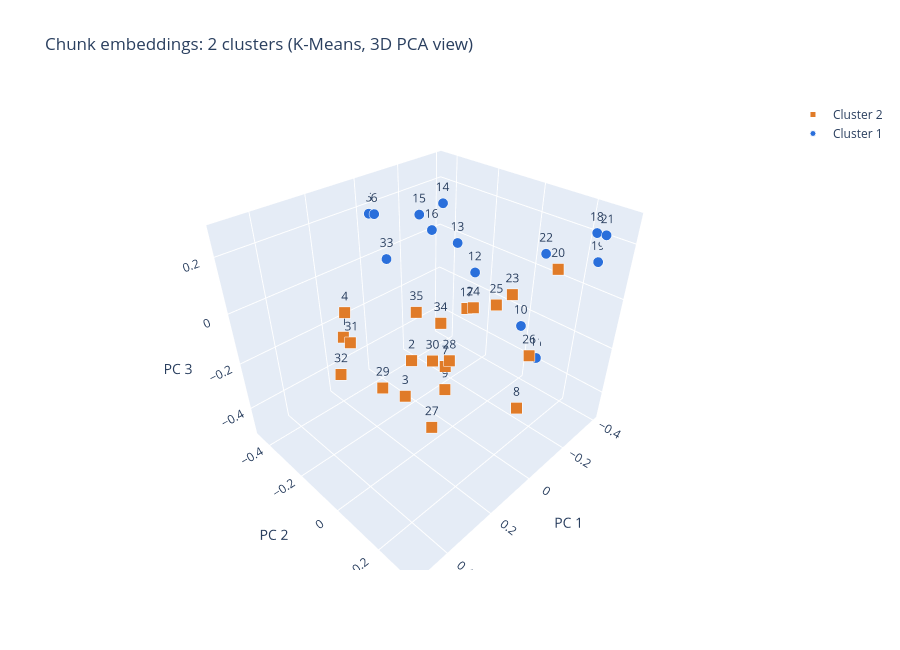

Here is the notebook cell this chart was saved with:
### Code cell
import numpy as np
import pandas as pd
import plotly.express as px
from sklearn.cluster import KMeans
from sklearn.decomposition import PCA

X = np.array(embeddings)

# 1. Find 2 clusters using the full embeddings (same as before)
labels = KMeans(n_clusters=2, random_state=42, n_init=10).fit_predict(X)

# 2. Reduce to 3D for plotting
pca = PCA(n_components=3)
coords = pca.fit_transform(X)

df = pd.DataFrame({
    "PC 1": coords[:, 0],
    "PC 2": coords[:, 1],
    "PC 3": coords[:, 2],
    "Cluster": [f"Cluster {l + 1}" for l in labels],
    "Chunk": range(1, len(chunks) + 1),
    "Preview": [c[:120].replace("\n", " ") + "…" for c in chunks],
})

# 3. Plot each cluster with its own color and marker shape
fig = px.scatter_3d(
    df, x="PC 1", y="PC 2", z="PC 3",
    color="Cluster", symbol="Cluster", text="Chunk",
    color_discrete_map={"Cluster 1": "#2a6fdb", "Cluster 2": "#e07b28"},
    symbol_map={"Cluster 1": "circle", "Cluster 2": "square"},
    hover_data={"Preview": True, "Chunk": True,
                "PC 1": False, "PC 2": False, "PC 3": False},
    title="Chunk embeddings: 2 clusters (K-Means, 3D PCA view)",
)
fig.update_traces(marker=dict(size=6, line=dict(width=1, color="white")),
                  textposition="top center")
fig.update_layout(height=650, legend_title_text="")
fig.show()

# How much of the original information the 3 axes keep
print("Variance kept by PC1–PC3:", pca.explained_variance_ratio_.round(3),
      "total:", pca.explained_variance_ratio_.sum().round(3))

### Figure 1 — Plotly figure (JSON) as saved in the notebook; plotly's stock layout.template omitted (floating-point values rounded to 4 significant figures)
{"data": [{"customdata": [["The Best Work of Our Lives CULTURE MEMO At Netflix, we aspire to entertain the world, thrilling audiences everywhere. To…", 1], ["have high performers at Netflix — people who are great at what they do, and even better at working together. ● People ov…", 2], ["ll of what’s next — even when it’s uncomfortable. ● Great and Always Better: We often say Netflix sucks today compared t…", 3], ["are and the way we empower people at every level. As our business grows and evolves, our culture (and this document) wil…", 4], ["s better together. These are the values we value: ● Selflessness — you are humble when searching for the best ideas; you…", 7], ["give feedback; you are open about what’s working and what needs to improve; you admit mistakes openly and share learning…", 8], ["nge the status quo, in the pursuit of excellence. ● Inclusion — you recognize your biases and work to counteract them; y…", 9], ["kes everyone more successful. PEOPLE OVER PROCESS Many of us have worked at companies where decisions were made top down…", 17], ["when someone is about to make a decision that is unethical or could materially harm Netflix, during a crisis or if a new…", 20], ["neer, and vice versa when it comes to our product or technology. After a decision is made, we expect everyone, including…", 23], ["and what didn’t — so everyone can learn how to do better next time. Launching a game, TV show or film, running a marketi…", 24], ["a minimum and ensure any process is good (simple, efficient, impactful). Our vacation policy, for example, is two words:…", 25], ["ity and making it harder for businesses to adapt. You might think that this kind of freedom would lead to chaos. In real…", 26], ["op and grow. In entertainment and technology, our biggest threat is a lack of creativity, adaptability and innovation. I…", 27], ["a billion 2 people globally — something no other entertainment company has ever done before. Success requires us to be b…", 28], ["Many people will be happier at companies that are more stable or take fewer risks. Netflix works best if you value exper…", 29], ["f stories and people on screen. This diversity is wonderful and it can create real tension since we all have such differ…", 30], ["ram for a wide variety of audiences, cultures and tastes; and we provide ratings, content advisories and parental contro…", 31], ["servative — that means our audience is over 500M. © 2024 Netflix, Inc. All rights reserved. | Last updated: June 2024 | …", 32], ["our culture, not preserve it. Every new employee helps shape how we work — finding new ways to accomplish more together.…", 34], ["e, shows us the way: If you want to build a ship, don't drum up the people to gather wood, divide the work, and give ord…", 35]], "hovertemplate": "Cluster=Cluster 2<br>Chunk=%{customdata[1]}<br>Preview=%{customdata[0]}<extra></extra>", "legendgroup": "Cluster 2", "marker": {"color": "#e07b28", "line": {"color": "white", "width": 1}, "size": 6, "symbol": "square"}, "mode": "markers+text", "name": "Cluster 2", "scene": "scene", "showlegend": true, "text": [1, 2, 3, 4, 7, 8, 9, 17, 20, 23, 24, 25, 26, 27, 28, 29, 30, 31, 32, 34, 35], "textposition": "top center", "type": "scatter3d", "x": [0.2758, 0.1559, 0.2291, 0.2685, 0.04112, -0.2266, 0.03154, 0.07195, -0.031, 0.06201, 0.09885, 0.02587, -0.1009, 0.3302, 0.2101, 0.3087, 0.1954, 0.5079, 0.5037, -0.03292, 0.2007], "y": [-0.2458, -0.04953, -0.00423, -0.235, -0.006437, 0.1205, -0.0147, 0.1047, 0.3273, 0.2547, 0.1518, 0.1767, 0.2273, 0.2165, 0.1669, -0.01716, 0.08536, 0.1189, 0.05792, -0.1004, 0.02388], "z": [-0.09948, -0.1545, -0.2341, -0.001706, -0.2191, -0.5005, -0.3328, 0.07835, 0.2553, 0.1859, 0.1145, 0.102, -0.1236, -0.1491, -0.006469, -0.159, -0.05994, 0.1851, 0.05024, -0.1224, 0.08692]}, {"customdata": [["t for everyone, so please read on. THE DREAM TEAM We believe that what makes a fantastic workplace isn’t a great office …", 5], ["e dysfunctional, as anyone who’s watched Ozark or Wednesday knows. Professional sports teams, on the other hand, focus o…", 6], ["changing circumstances; you make tough decisions without agonizing or long delay; you embrace a hard challenge. It’s eas…", 10], ["is, in turn, enables us to practice extraordinary candor — ensuring constructive feedback is part of our everyday work (…", 11], ["hem directly. This is especially true when you’re giving feedback to someone more senior or from a different background,…", 12], ["seniority, tenure or unconditional loyalty. It’s also why we focus on maintaining a high performance culture. To recruit…", 13], ["ong developers of talent. And to ensure they have the right player at every position, we ask them to apply what we call …", 14], ["hild and his dad saying, “That’s a keeper, Reed!” © 2024 Netflix, Inc. All rights reserved. | Last updated: June 2024 | …", 15], ["t pay off. On the Dream Team, you need people who challenge the status quo and try new things. So we stick with employee…", 16], ["ood decision-making muscles at every level of the company, priding ourselves on how few, not how many, decisions senior …", 18], ["ions. It takes an unusually responsible person to thrive on this level of freedom — someone who’s self-motivated, self-a…", 19], ["all on the right way ahead. Then different teams, each led by their own informed captain, implement the decision. This h…", 21], ["en to people at every level. We call this farming for dissent. Of course, not all opinions are created equal — and with …", 22], ["ed our first DVD in 1998. But we're nowhere close to where we want to be in the future. It’s why we care so much about t…", 33]], "hovertemplate": "Cluster=Cluster 1<br>Chunk=%{customdata[1]}<br>Preview=%{customdata[0]}<extra></extra>", "legendgroup": "Cluster 1", "marker": {"color": "#2a6fdb", "line": {"color": "white", "width": 1}, "size": 6, "symbol": "circle"}, "mode": "markers+text", "name": "Cluster 1", "scene": "scene", "showlegend": true, "text": [5, 6, 10, 11, 12, 13, 14, 15, 16, 18, 19, 21, 22, 33], "textposition": "top center", "type": "scatter3d", "x": [-0.03367, 0.03334, -0.3489, -0.3874, -0.3714, -0.2661, -0.1009, -0.1054, -0.2658, -0.3758, -0.3959, -0.3571, -0.1554, 0.00451], "y": [-0.4599, -0.3474, 0.01675, 0.0767, -0.2402, -0.243, -0.1627, -0.2774, -0.3759, 0.2416, 0.2532, 0.2829, 0.2063, -0.33], "z": [0.172, 0.225, -0.23, -0.3708, -0.1098, 0.05311, 0.2773, 0.2023, 0.06127, 0.2167, 0.1117, 0.229, 0.2117, 0.0551]}], "layout": {"height": 650, "legend": {"title": {"text": ""}, "tracegroupgap": 0}, "scene": {"domain": {"x": [0, 1], "y": [0, 1]}, "xaxis": {"title": {"text": "PC 1"}}, "yaxis": {"title": {"text": "PC 2"}}, "zaxis": {"title": {"text": "PC 3"}}}, "title": {"text": "Chunk embeddings: 2 clusters (K-Means, 3D PCA view)"}}}
